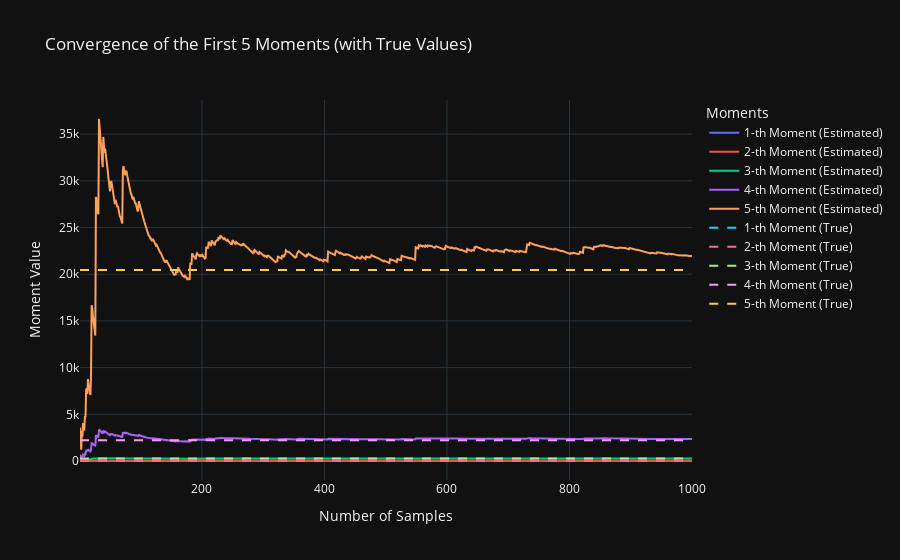

The code cell stored with this chart in its notebook:
### Markdown cell above
Just like in the first order moment, the variance converges to its true value as we add more samples to our estimation. Note, however, that the convergence looks "noiser" and takes longer. In fact, even after 1000 samples our error still higher than 4%. That's the first catch on the Law of Large Numbers: higher order moments require more samples to archieve the same level of accuracy as the first order moment. That follows from the recursive formula: the variance is a function of squared deviantions from the mean, which introduces a squared term that grows faster and takes longer to average out across samples. Let's do the same experiment for the first nth moments of our distribution:

### Code cell
import math
import numpy as np


TRUE_VARIANCE = TRUE_STANDARD_DEVIATION ** 2

# Parameter to specify the number of moments to compute
NUMBER_OF_MOMENTS = 5  # You can change this to compute more or fewer moments

# Initialize lists to store the moments
moments = [[] for _ in range(NUMBER_OF_MOMENTS)]

# Compute the moments recursively
for n in range(1, NUMBER_OF_SAMPLES + 1):
    sample_subset = np.array(experiments[:n])  # Convert the sample subset to a NumPy array
    for k in range(1, NUMBER_OF_MOMENTS + 1):  # Compute moments from 1 to NUMBER_OF_MOMENTS
        moment_k = np.mean(sample_subset**k)  # k-th raw moment around 0
        moments[k-1].append(moment_k)

# Calculate the true raw moments for a normal distribution using the exact formula
true_moments = []
for k in range(1, NUMBER_OF_MOMENTS + 1):
    true_moment = sum(
        (math.factorial(k) / (math.factorial(k - 2 * m) * math.factorial(m) * (2**m))) *
        (TRUE_MEAN**(k - 2 * m)) * (TRUE_VARIANCE**m)
        for m in range(0, (k // 2) + 1)
    )
    true_moments.append(true_moment)

# Prepare the plot using Plotly
fig = go.Figure()

# Add each moment to the plot
for k in range(1, NUMBER_OF_MOMENTS + 1):
    fig.add_trace(go.Scatter(x=list(range(1, NUMBER_OF_SAMPLES + 1)), 
                             y=moments[k-1], 
                             mode='lines', 
                             name=f'{k}-th Moment (Estimated)'))

# Plot the true moments as horizontal lines
for k in range(1, NUMBER_OF_MOMENTS + 1):
    fig.add_trace(go.Scatter(x=list(range(1, NUMBER_OF_SAMPLES + 1)), 
                             y=[true_moments[k-1]] * NUMBER_OF_SAMPLES, 
                             mode='lines', 
                             name=f'{k}-th Moment (True)', 
                             line=dict(dash='dash')))

# Add layout details
fig.update_layout(
    title=f'Convergence of the First {NUMBER_OF_MOMENTS} Moments (with True Values)',
    xaxis_title='Number of Samples',
    yaxis_title='Moment Value',
    legend_title='Moments',
    template='plotly_dark',
    hovermode='x unified'
)

# Show the plot
fig.show()

### Figure 1 — Plotly figure (JSON) as saved in the notebook; plotly's stock layout.template omitted (floating-point values rounded to 4 significant figures; data arrays with more than 128 entries replaced by an {"elided": "..."} marker saying what was removed)
{"data": [{"mode": "lines", "name": "1-th Moment (Estimated)", "type": "scatter", "x": {"elided": "1000 int values"}, "y": {"elided": "1000 float values"}}, {"mode": "lines", "name": "2-th Moment (Estimated)", "type": "scatter", "x": {"elided": "1000 int values"}, "y": {"elided": "1000 float values"}}, {"mode": "lines", "name": "3-th Moment (Estimated)", "type": "scatter", "x": {"elided": "1000 int values"}, "y": {"elided": "1000 float values"}}, {"mode": "lines", "name": "4-th Moment (Estimated)", "type": "scatter", "x": {"elided": "1000 int values"}, "y": {"elided": "1000 float values"}}, {"mode": "lines", "name": "5-th Moment (Estimated)", "type": "scatter", "x": {"elided": "1000 int values"}, "y": {"elided": "1000 float values"}}, {"line": {"dash": "dash"}, "mode": "lines", "name": "1-th Moment (True)", "type": "scatter", "x": {"elided": "1000 int values"}, "y": {"elided": "1000 int values"}}, {"line": {"dash": "dash"}, "mode": "lines", "name": "2-th Moment (True)", "type": "scatter", "x": {"elided": "1000 int values"}, "y": {"elided": "1000 int values"}}, {"line": {"dash": "dash"}, "mode": "lines", "name": "3-th Moment (True)", "type": "scatter", "x": {"elided": "1000 int values"}, "y": {"elided": "1000 int values"}}, {"line": {"dash": "dash"}, "mode": "lines", "name": "4-th Moment (True)", "type": "scatter", "x": {"elided": "1000 int values"}, "y": {"elided": "1000 int values"}}, {"line": {"dash": "dash"}, "mode": "lines", "name": "5-th Moment (True)", "type": "scatter", "x": {"elided": "1000 int values"}, "y": {"elided": "1000 int values"}}], "layout": {"hovermode": "x unified", "legend": {"title": {"text": "Moments"}}, "title": {"text": "Convergence of the First 5 Moments (with True Values)"}, "xaxis": {"title": {"text": "Number of Samples"}}, "yaxis": {"title": {"text": "Moment Value"}}}}
